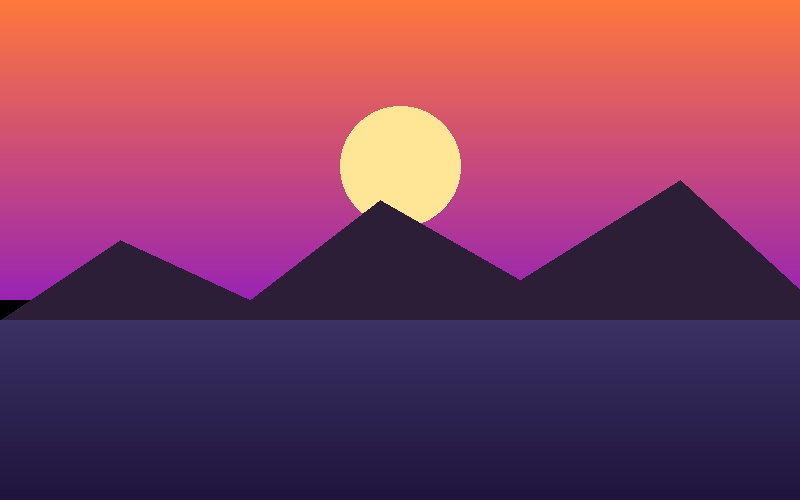
#> input picture assets/sample_images/nature_sunset.jpg, 800 x 500 px
$ python -i analysis.py   (imports and definitions only)
#> lines starting #> are read from the running program, lines starting #| are printed output that depends on the picture
#> further down, picture is the input picture: PIL image 800x500 RGB; mean R, G, B 129.3, 62.8, 92
### modules/image_utils.py
"""
PixelLab - Image Utilities Module
Provides helper functions for image validation, color format conversions (PIL <-> OpenCV),
channel management, metadata extraction, and buffer export.
"""

from typing import Tuple, Optional, Dict, Any
import io
import math
from PIL import Image, ImageOps
import numpy as np
import cv2

# Supported image extensions and formats
SUPPORTED_EXTENSIONS = {"jpg", "jpeg", "png", "webp"}
SUPPORTED_FORMATS = {"JPEG", "JPG", "PNG", "WEBP", "MPO"}


# [150 lines left out: functions format_bytes, calculate_aspect_ratio, validate_image_file, get_image_info, not called in this run]


def ensure_rgb(image: Image.Image) -> Image.Image:
    """
    Safely convert any PIL Image to standard RGB mode (3 channels).
    If the image has an Alpha transparency channel (RGBA), it composites onto
    a clean white background to prevent dark artifacts.

    Args:
        image (Image.Image): Source PIL image.

    Returns:
        Image.Image: RGB mode PIL image.
    """
    if image.mode == "RGB":
        return image.copy()

    if image.mode == "RGBA":
        # Create a white background and composite alpha over it
        background = Image.new("RGB", image.size, (255, 255, 255))
        background.paste(image, mask=image.split()[3])  # Split index 3 is Alpha channel
        return background

    if image.mode == "LA":
        # Grayscale with Alpha
        rgba = image.convert("RGBA")
        return ensure_rgb(rgba)

    # Grayscale, palette, etc.
    return image.convert("RGB")


# [111 lines left out: functions ensure_rgba, pil_to_cv2, cv2_to_pil, image_to_bytes, not called in this run]

### modules/analysis.py
"""
PixelLab - Image Analysis Module
Provides statistical profiling and histogram visualizations using Matplotlib:
- Comprehensive metadata and channel statistics
- Combined RGB Histogram (with dark modern creative UI theme)
- Separate Red, Green, and Blue Channel Histograms
- Grayscale / Luminance Histogram
"""

from typing import Dict, Any
from PIL import Image
import numpy as np
import matplotlib
# Use non-interactive Agg backend for thread-safe rendering
# [1 line not run here, left out]
import matplotlib.pyplot as plt
from modules.image_utils import ensure_rgb, get_image_info

# Dark theme palette inspired by modern developer creative tools
THEME_BG = "#0f1117"
THEME_CARD_BG = "#161922"
THEME_TEXT = "#e2e8f0"
THEME_MUTED = "#94a3b8"
THEME_GRID = "#262b3d"

COLOR_RED = "#ef4444"
COLOR_GREEN = "#22c55e"
COLOR_BLUE = "#3b82f6"
COLOR_GRAY = "#cbd5e1"


# [49 lines left out: function get_image_statistics, not called in this run]


def _apply_dark_theme(fig, ax):
    """Internal helper to apply consistent dark styling to Matplotlib axes."""
    fig.patch.set_facecolor(THEME_BG)
    ax.set_facecolor(THEME_CARD_BG)
    ax.tick_params(colors=THEME_MUTED, labelsize=9)
    ax.spines["bottom"].set_color(THEME_GRID)
    ax.spines["top"].set_color(THEME_GRID)
    ax.spines["left"].set_color(THEME_GRID)
    ax.spines["right"].set_color(THEME_GRID)
    ax.xaxis.label.set_color(THEME_TEXT)
    ax.yaxis.label.set_color(THEME_TEXT)
    ax.title.set_color(THEME_TEXT)
    ax.grid(True, linestyle="--", linewidth=0.5, color=THEME_GRID, alpha=0.7)


def plot_rgb_histogram(image: Image.Image) -> plt.Figure:
    """
    Generate an overlaid RGB color distribution histogram.

    How it works:
    Counts pixel frequency for each of the 256 intensity bins across the Red, Green,
    and Blue channels, rendering smooth translucent curves for direct tonal comparison.

    Args:
        image (Image.Image): Input PIL Image.

    Returns:
        plt.Figure: Matplotlib figure.
    """
    rgb_img = ensure_rgb(image)
    arr = np.array(rgb_img)

    fig, ax = plt.subplots(figsize=(7, 3.5), dpi=100)
    _apply_dark_theme(fig, ax)

    bins = np.arange(257)

    # Compute histogram for each channel
    hist_r, _ = np.histogram(arr[:, :, 0], bins=bins)
#> hist_r = 256 values, max 52242 at index 44, min 0 at index 7, mean 1562.5
    hist_g, _ = np.histogram(arr[:, :, 1], bins=bins)
#> hist_g = 256 values, max 53606 at index 30, min 0 at index 121, mean 1562.5
    hist_b, _ = np.histogram(arr[:, :, 2], bins=bins)
#> hist_b = 256 values, max 47879 at index 55, min 0 at index 12, mean 1562.5

    x = np.arange(256)
    ax.plot(x, hist_r, color=COLOR_RED, label="Red", linewidth=1.5, alpha=0.85)
    ax.fill_between(x, hist_r, color=COLOR_RED, alpha=0.15)

    ax.plot(x, hist_g, color=COLOR_GREEN, label="Green", linewidth=1.5, alpha=0.85)
    ax.fill_between(x, hist_g, color=COLOR_GREEN, alpha=0.15)

    ax.plot(x, hist_b, color=COLOR_BLUE, label="Blue", linewidth=1.5, alpha=0.85)
    ax.fill_between(x, hist_b, color=COLOR_BLUE, alpha=0.15)

    ax.set_xlim([0, 255])
    ax.set_title("RGB Channel Distribution", fontsize=11, fontweight="bold", pad=10)
    ax.set_xlabel("Pixel Intensity (0 - 255)", fontsize=9)
    ax.set_ylabel("Pixel Count", fontsize=9)

    legend = ax.legend(facecolor=THEME_CARD_BG, edgecolor=THEME_GRID, fontsize=9)
    for text in legend.get_texts():
        text.set_color(THEME_TEXT)

    fig.tight_layout()
    return fig


# [85 lines left out: functions plot_separate_channels, plot_grayscale_histogram, not called in this run]

>>> from PIL import Image
>>> picture = Image.open('../assets/sample_images/nature_sunset.jpg')
>>> result = plot_rgb_histogram(picture)
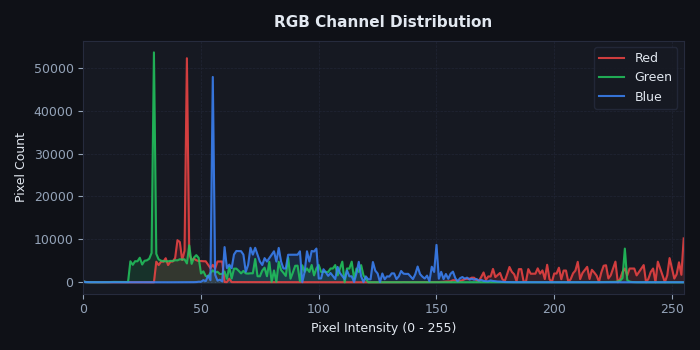
#> figure drawn by matplotlib, 1 panel; curve peaks at x = 44, y = 52242; curve peaks at x = 30, y = 53606; curve peaks at x = 55, y = 47879

$ run again, on assets/sample_images/studio_colors.jpg
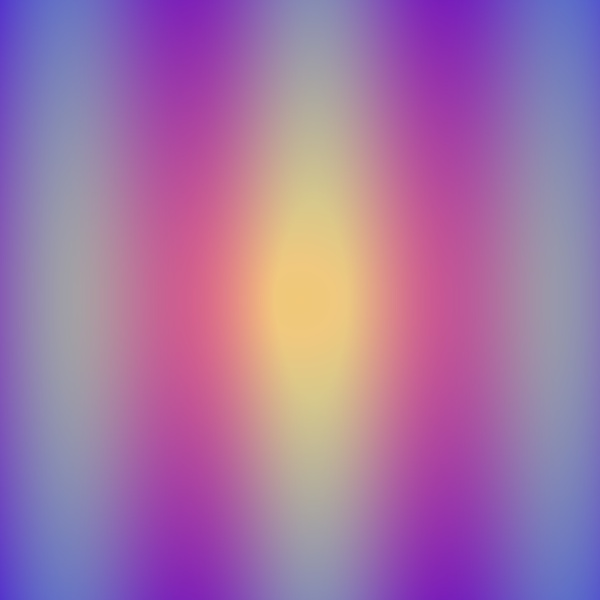
#> input picture assets/sample_images/studio_colors.jpg, 600 x 600 px
#> picture is the input picture: PIL image 600x600 RGB; mean R, G, B 162.6, 116.2, 165.4
#> hist_r = 256 values, max 4878 at index 135, min 0 at index 0, mean 1406.2
#> hist_g = 256 values, max 8199 at index 200, min 0 at index 0, mean 1406.2
#> hist_b = 256 values, max 9702 at index 178, min 0 at index 0, mean 1406.2
#> `result = plot_rgb_histogram(picture)`:
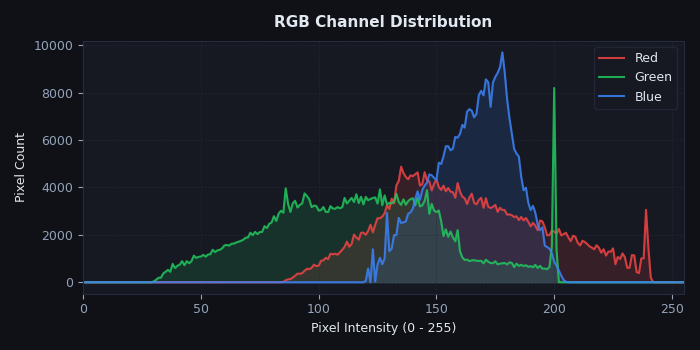
#> figure drawn by matplotlib, 1 panel; curve peaks at x = 135, y = 4878; curve peaks at x = 200, y = 8199; curve peaks at x = 178, y = 9702
